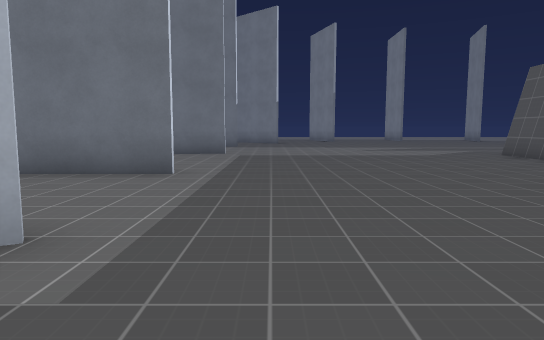
[1] (above)

24 first-person views from a walk through a level from a Godot 3-D game. The camera is 1.4 m above the floor, tilts 6° down and sees 70° across. The floor is counted in squares, 2 m on a side. Each view is taken from the middle of a square. On the plan, view 1 faces up. The plan holds only what a view shows up to about 11 squares ahead; the rest is blank. The place goes on beyond the plan. Surface patterns are stand-ins for the level's own textures.

[2]
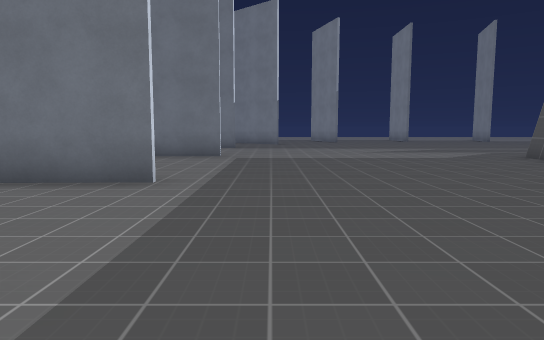

[3]
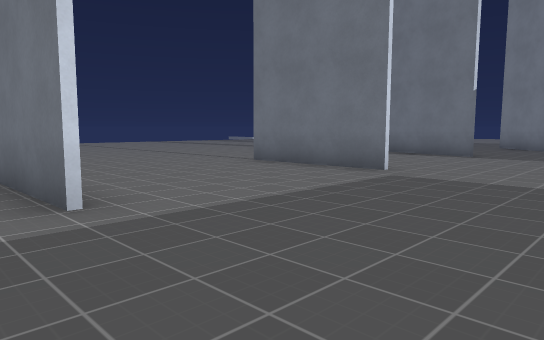

[4]
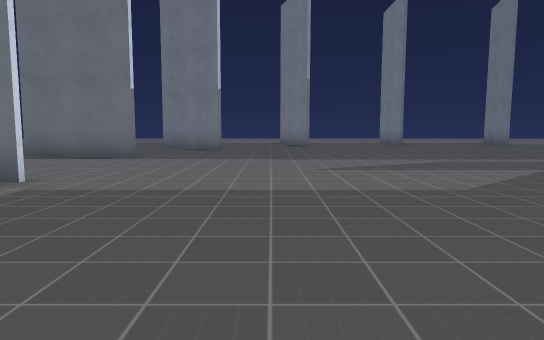

[5]
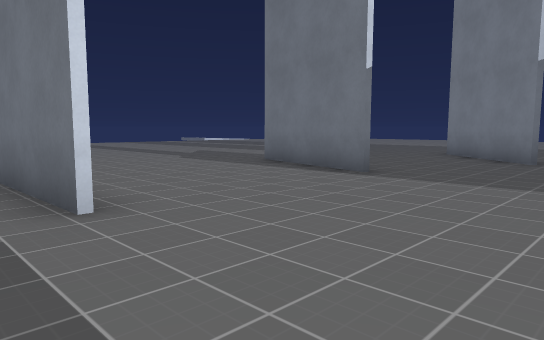

[6]
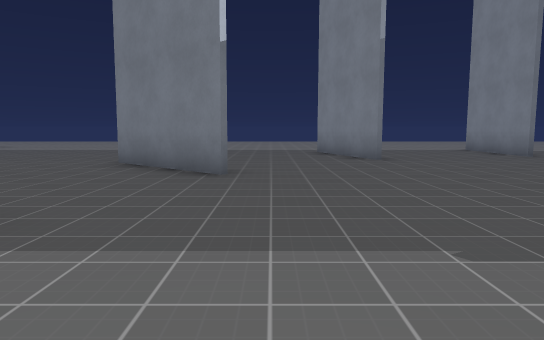

[7]
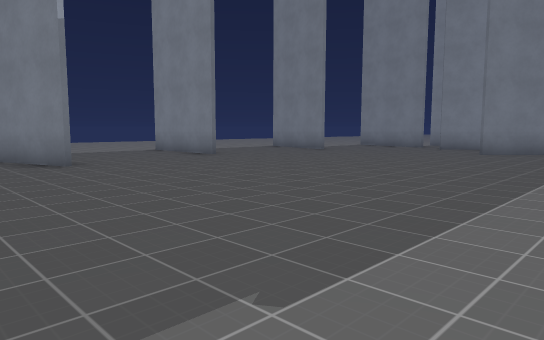

[8]
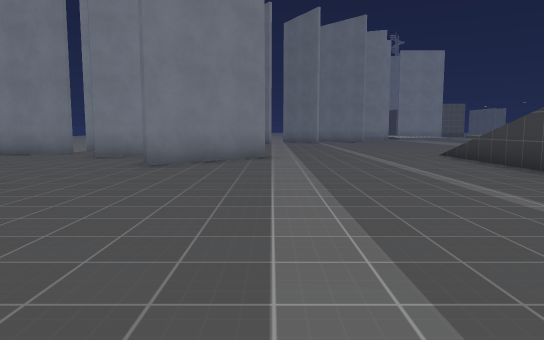

[9]
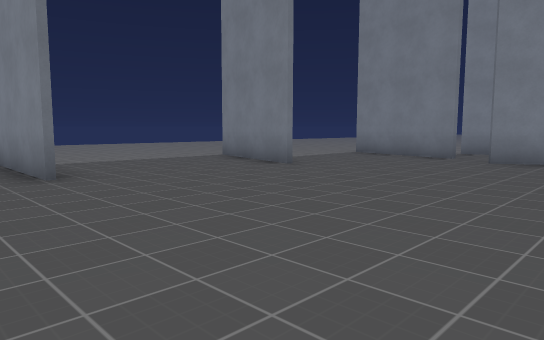

[10]
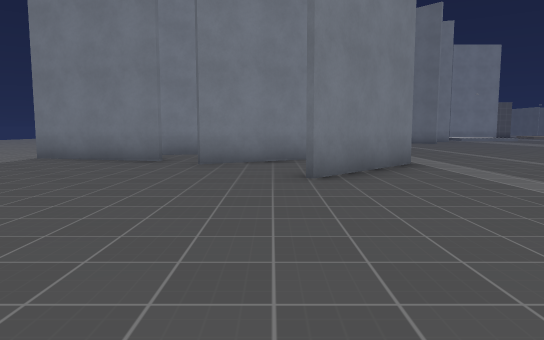

[11]
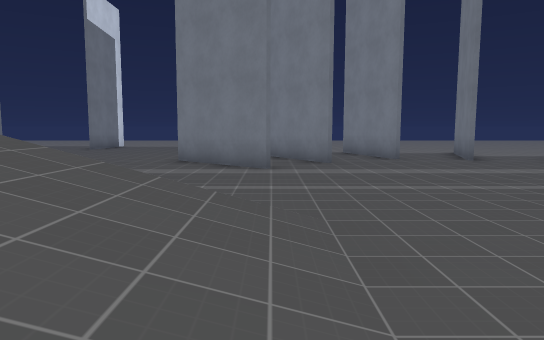

[12]
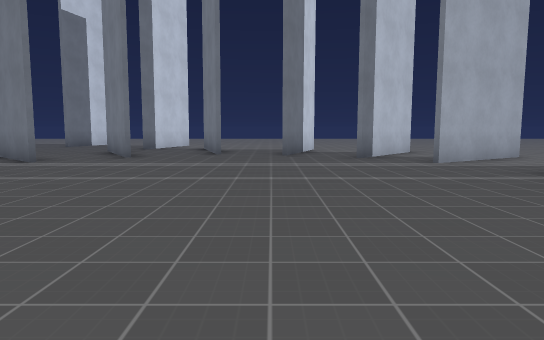

[13]
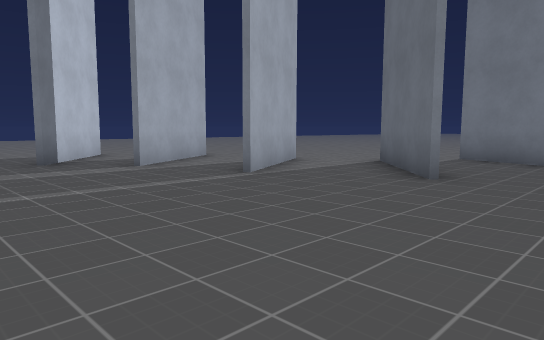

[14]
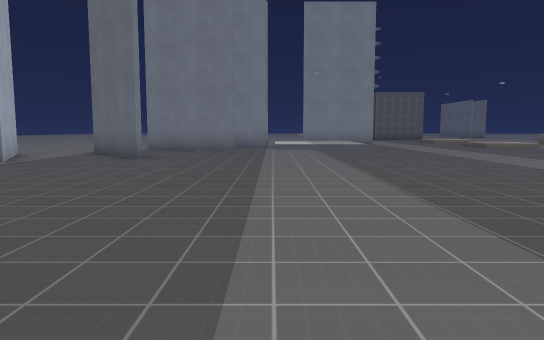

[15]
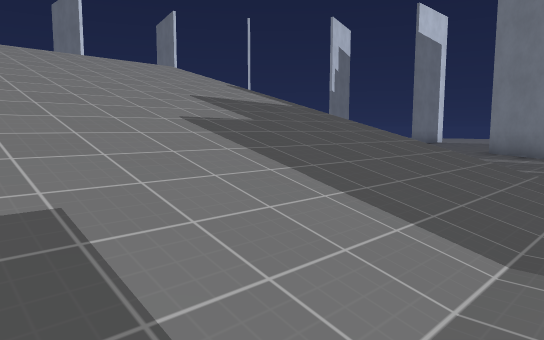

[16]
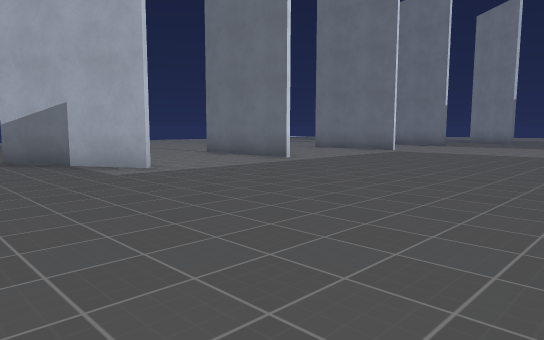

[17]
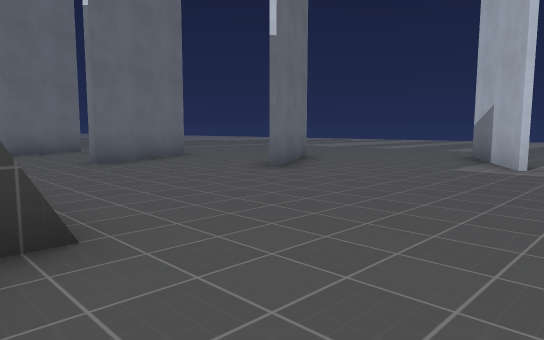

[18]
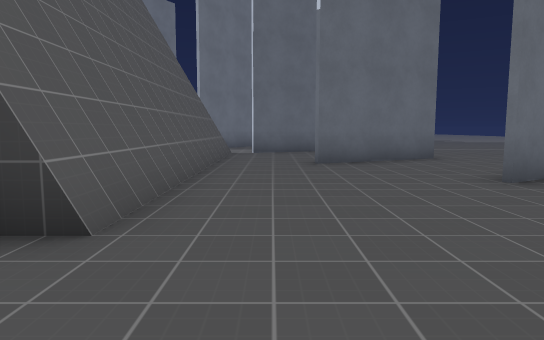

[19]
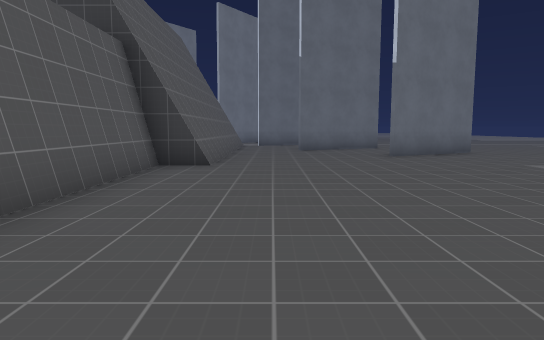

[20]
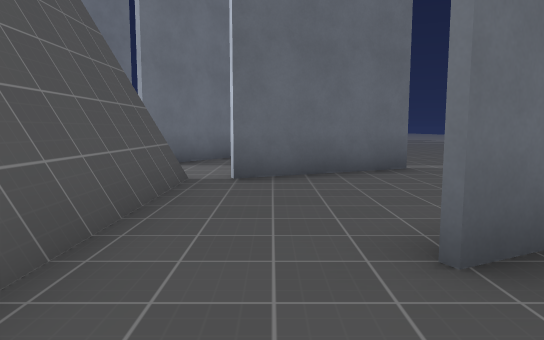

[21]
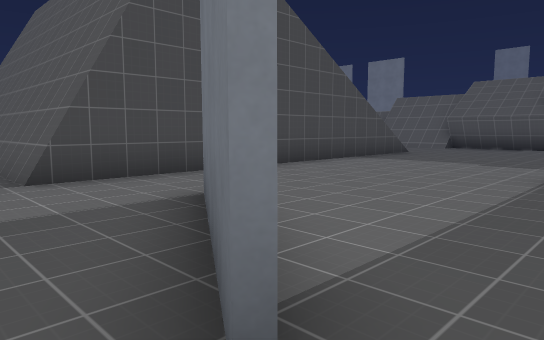

[22]
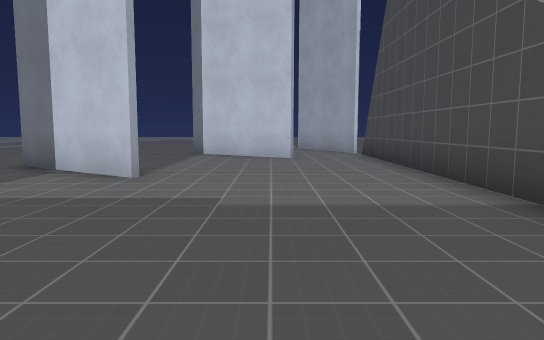

[23]
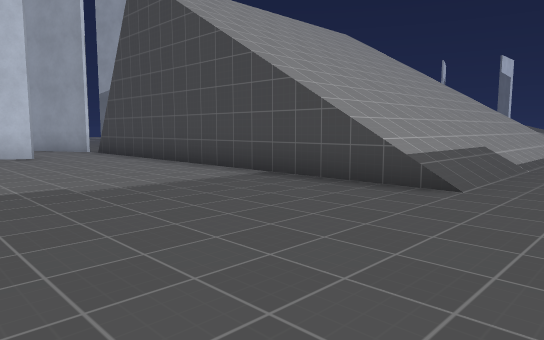

[24]
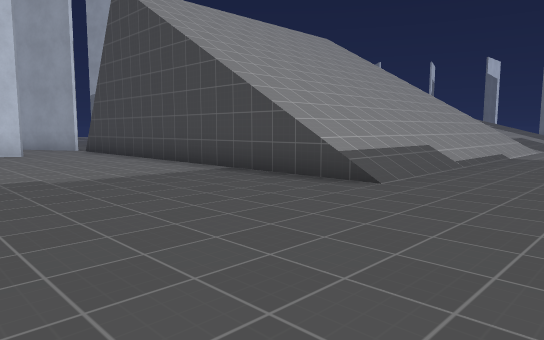

### Floor plan
Key: @ floor where view 1 was taken; # wall or solid block; . floor; / step, stairs or slope; v drop or lower ground.
Columns run from 6 left of view 1 to 27 right of it. Each row starts with its distance up from view 1.
 25            ...#...##
 24 ...   ...#....#...#....
 23 ....  ...#....#...#...#
 22  ...  ...#............#
 21  ...##................#.#   ..
 20   ...##.................#   ..
 19    ...#..............#  #   ..#.
 18    ..................##.#..#.##.
 17 ..  ...............##.#......#....
 16 ..###...............##........###.
 15 .................................
 14 ................................##
 13 ...............................##.
 12 .............. ..................#
 11 ..###.........  ................##
 10 ............//////////............
  9 ............//////////............
  8 ............//////////............
  7  ...........//////////............
  6   ###......./  ///////............
  5  ...........//     ///. ..........
  4  ...........//            ........
  3    .........//             .......
  2   .##.......//               .....
  1   ##......./##      //.       ....
  0  .....@..../#v     ///.         ..
 -1  .....#..../#v/   ////.
 -2   ...##..../#v/  /////.
 -3    ..#...../#v  //////.
 -4      ...##./#v ///////..
 -5      ..##../#v////////..
 -6     ... .../#v////////..
 -7     ..  .../##////////..
 -8        ..##.............
 -9        .##...............
-10       ..  ..#............
-11       ..  .##............
-12           .#....#........
-13           .....##..

Where each view was taken, in squares from view 1:
view 1: 0 up, 0 right, facing up
view 2: 1 up, 0 right, facing up
view 3: 5 up, 2 right, facing up-left
view 4: 6 up, 2 right, facing up
view 5: 10 up, 2 right, facing up-left
view 6: 13 up, 1 right, facing up
view 7: 14 up, 1 right, facing up-right
view 8: 15 up, 5 right, facing right
view 9: 17 up, 6 right, facing up-right
view 10: 18 up, 7 right, facing right
view 11: 7 up, 15 right, facing up
view 12: 7 up, 20 right, facing up
view 13: 8 up, 20 right, facing up-right
view 14: 7 up, 16 right, facing right
view 15: 5 up, 16 right, facing up-left
view 16: 1 down, 5 right, facing up-left
view 17: 4 up, 6 right, facing down-left
view 18: 4 up, 4 right, facing down
view 19: 9 up, 4 right, facing down
view 20: 2 down, 4 right, facing down
view 21: 13 down, 4 right, facing up-right
view 22: 10 down, 16 right, facing left
view 23: 12 down, 17 right, facing up-left
view 24: 12 down, 18 right, facing up-left
